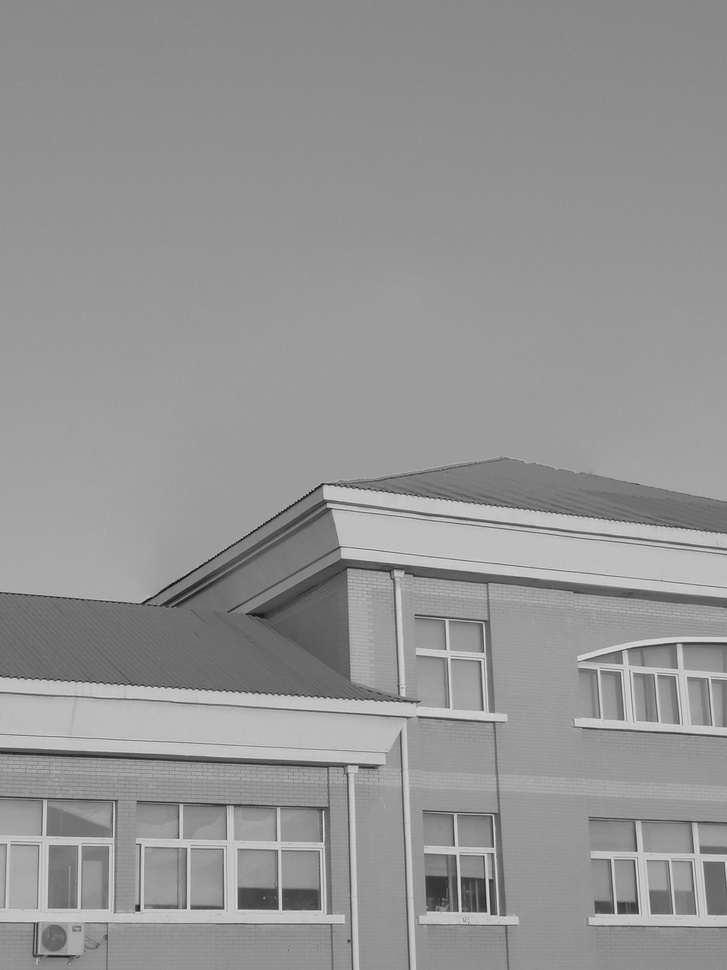
%> input picture 数字图像/实验/lab4/house.jpg, 727 x 970 px, shrunk from 2976 x 3968 before the run
$ octave test.m   (GNU Octave 9; MATLAB toolbox functions it lacks are replaced by stand-ins)
%> lines starting %> are read from the running program, lines starting %| are printed output that depends on the picture
clear all;
clc;

l = imread('house.jpg');         % 读取图像
%> l is the input picture: size 970x727 uint8; min 10, max 223, mean 148.4
l = im2double(l);                % 转为 double 类型
%> l: size 970x727 double

M = 2 * size(l, 1);
%> M = 1940
N = 2 * size(l, 2);
%> N = 1454

u = -M/2 : (M/2 - 1);
%> u = 1940 values from -970 to 969
v = -N/2 : (N/2 - 1);
%> v = 1454 values from -727 to 726

[U, V] = meshgrid(u, v);         % 创建二维频率网格
D = sqrt(U.^2 + V.^2);           % 计算频率距离

D0 = 70;                        % 截止频率
n = 2;                         % 巴特沃斯滤波器阶数

H = 1 ./ (1 + (D0 ./ D).^(2*n));  % 巴特沃斯高通滤波器传递函数

J = fftshift(fft2(l, size(H,1), size(H,2)));  % 傅里叶变换并中心化
K = J .* H;                                     % 频域滤波（逐元素相乘）
L = ifft2(ifftshift(K));                        % 逆变换恢复图像
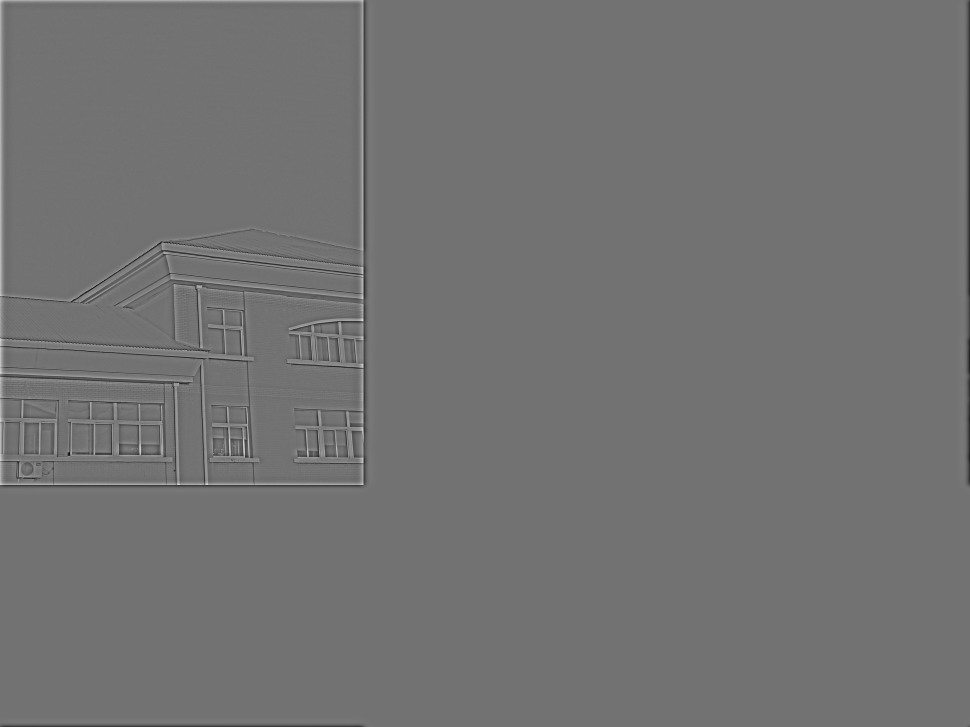
%> L: size 1454x1940 double (shown at 1/2 size); min -0.451, max 0.553, mean 2.32e-19; drawn with min black and max white

L = L(1:size(l,1), 1:size(l,2));                % 截取原图大小
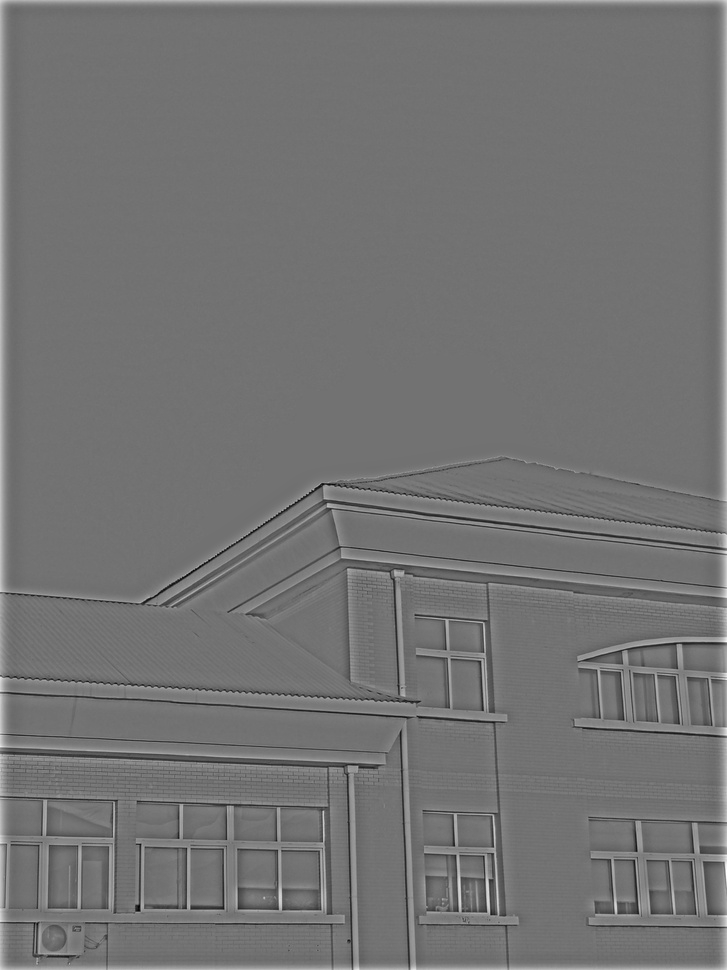
%> L: size 970x727 double; min -0.451, max 0.553, mean 0.0038; drawn with min black and max white

% 显示原图和锐化后的图像
figure;
subplot(1,2,1);
imshow(l);
title('原始图像');

subplot(1,2,2);
imshow(L);
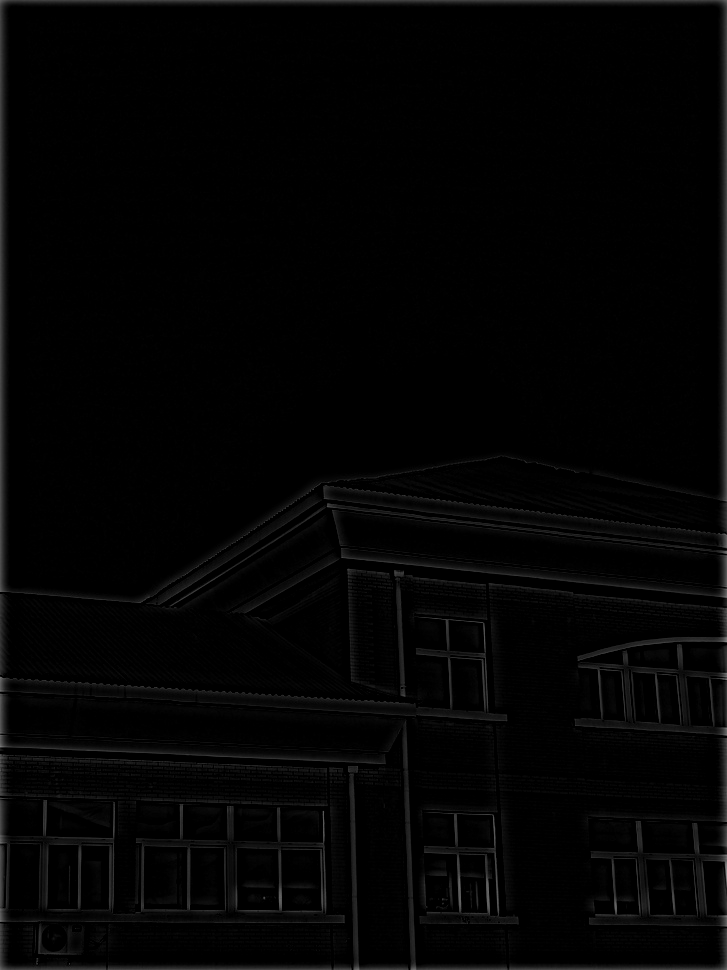
%> displayed picture: size 970x727, on the screen's scale of 0 to 255; min 0, max 141, mean 3.6
title('巴特沃斯高通滤波锐化图像');

$ run again, with 数字图像/实验/lab4/arc.jpg copied over 数字图像/实验/lab4/house.jpg
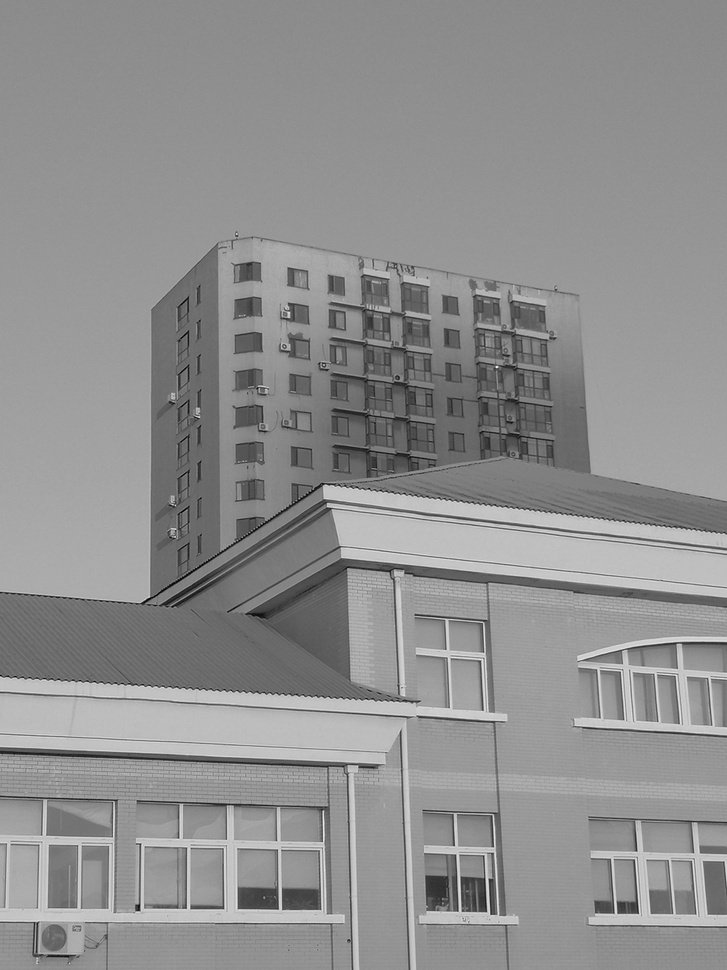
%> input picture 数字图像/实验/lab4/arc.jpg, 727 x 970 px, shrunk from 982 x 1310 before the run
%> l is the input picture: size 970x727x3 uint8; min 0, max 249, mean 143.3
%> l: size 970x727x3 double
%> `L = L(1:size(l,1), 1:size(l,2));`:
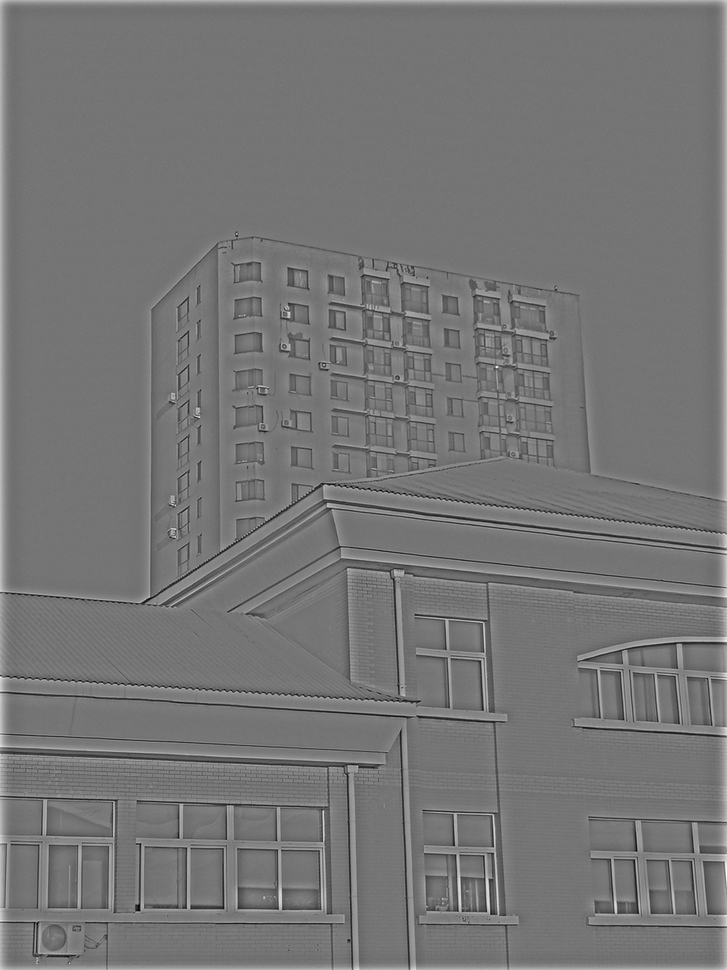
%> L: size 970x727 double; min -0.504, max 0.594, mean 0.00383; drawn with min black and max white
%> `imshow(L);`:
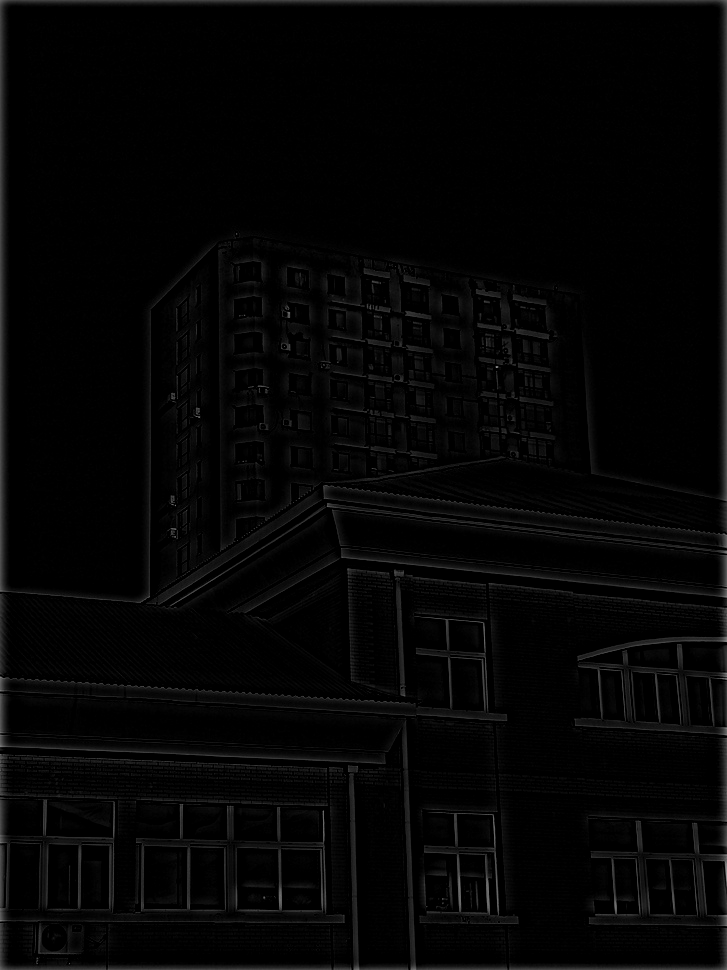
%> displayed picture: size 970x727, on the screen's scale of 0 to 255; min 0, max 151, mean 4.8
